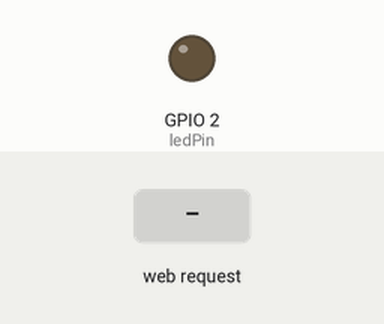
Bench run of a sketch on a simulated ESP32. Parts: output pins drawn as LEDs (lit = HIGH). The test bench sets the inputs (shaded band). WiFi joins after 1.5 s; servers stay silent unless stated; what the sketch prints to the serial monitor is not drawn.

Above: at 3.2 s.
3.3 s: HTTP request GET /on received
At 4.3 s:
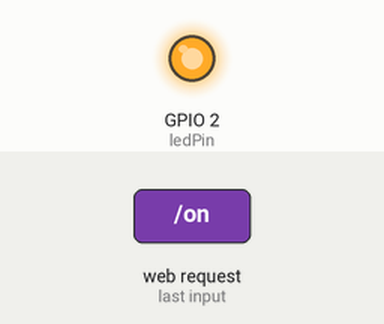
4.8 s: HTTP request GET /off received
At 5.5 s:
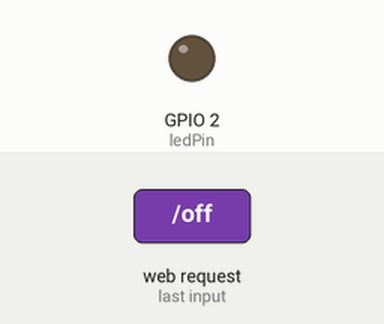
Timing chart, 0 to 7.8 s (numbered marks = the images above; inputs shaded):
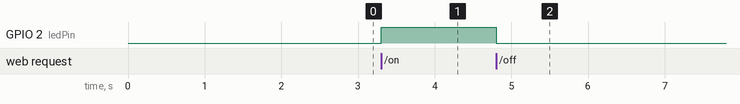

The sketch:

esp32animacionEncendidoyApgado.ino
```cpp
#include <WiFi.h>
#include <ESPAsyncWebServer.h>

// Reemplaza con tu red y contraseña
const char* ssid = "Hacker";
const char* password = "123456789";

// Crea el servidor web
AsyncWebServer server(80);

// Define el pin del LED
const int ledPin = 2;

const char* index_html = R"rawliteral(
<!DOCTYPE html>
<html>
<head>
  <title>Controla el LED</title>
</head>
<body>
  <h1>Controla el LED</h1>
  <button onclick="toggleLED('on')">Encender</button>
  <button onclick="toggleLED('off')">Apagar</button>
  <br>
  <img id="ledImage" src="https://c.tenor.com/NVfOOmB8PfsAAAAC/goool-gol.gif" width="200">
  <script>
    function toggleLED(state) {
      var xhttp = new XMLHttpRequest();
      xhttp.onreadystatechange = function() {
        if (this.readyState == 4 && this.status == 200) {
          if (state === 'on') {
            document.getElementById("ledImage").src = "http://pngimg.com/uploads/football_player/football_player_PNG128.png";
          } else {
            document.getElementById("ledImage").src = "https://c.tenor.com/NVfOOmB8PfsAAAAC/goool-gol.gif";
          }
        }
      };
      xhttp.open("GET", state, true);
      xhttp.send();
    }
  </script>
</body>
</html>
)rawliteral";

void setup() {
  // Inicia la comunicación serial
  Serial.begin(115200);

  // Configura el pin del LED como salida
  pinMode(ledPin, OUTPUT);
  digitalWrite(ledPin, LOW);

  // Conecta a la red WiFi
  WiFi.begin(ssid, password);
  while (WiFi.status() != WL_CONNECTED) {
    delay(1000);
    Serial.println("Conectando a WiFi...");
  }

  // Conexión exitosa
  Serial.println("Conectado a WiFi");
  Serial.print("Dirección IP: ");
  Serial.println(WiFi.localIP());

  // Servir la página principal
  server.on("/", HTTP_GET, [](AsyncWebServerRequest *request){
    request->send_P(200, "text/html", index_html);
  });

  // Ruta para encender el LED
  server.on("/on", HTTP_GET, [](AsyncWebServerRequest *request){
    digitalWrite(ledPin, HIGH);
    request->send(200, "text/plain", "LED Encendido");
  });

  // Ruta para apagar el LED
  server.on("/off", HTTP_GET, [](AsyncWebServerRequest *request){
    digitalWrite(ledPin, LOW);
    request->send(200, "text/plain", "LED Apagado");
  });

  // Inicia el servidor
  server.begin();
}

void loop() {
  // No es necesario código en el loop para este ejemplo
}
```

Measured:
- after the input at 3.3 s, GPIO 2 (ledPin): LOW → HIGH at once
- after the input at 4.8 s, GPIO 2 (ledPin): HIGH → LOW at once
